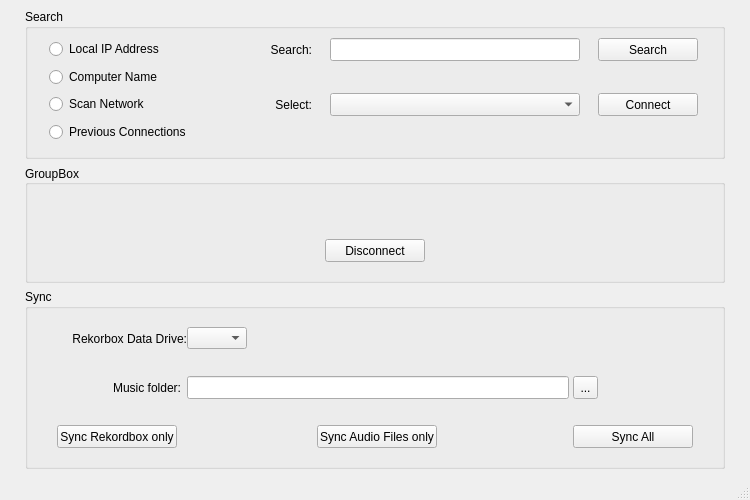
<?xml version="1.0" encoding="UTF-8"?>
<ui version="4.0">
 <class>ReceiveWindow</class>
 <widget class="QMainWindow" name="ReceiveWindow">
  <property name="geometry">
   <rect>
    <x>0</x>
    <y>0</y>
    <width>750</width>
    <height>500</height>
   </rect>
  </property>
  <property name="minimumSize">
   <size>
    <width>750</width>
    <height>500</height>
   </size>
  </property>
  <property name="maximumSize">
   <size>
    <width>750</width>
    <height>500</height>
   </size>
  </property>
  <property name="windowTitle">
   <string>MainWindow</string>
  </property>
  <widget class="QWidget" name="centralwidget">
   <layout class="QGridLayout" name="gridLayout_4">
    <item row="0" column="0">
     <widget class="QGroupBox" name="searchGroupBox">
      <property name="minimumSize">
       <size>
        <width>700</width>
        <height>150</height>
       </size>
      </property>
      <property name="maximumSize">
       <size>
        <width>700</width>
        <height>150</height>
       </size>
      </property>
      <property name="title">
       <string>Search</string>
      </property>
      <layout class="QGridLayout" name="gridLayout">
       <item row="4" column="0">
        <spacer name="verticalSpacer_9">
         <property name="orientation">
          <enum>Qt::Vertical</enum>
         </property>
         <property name="sizeHint" stdset="0">
          <size>
           <width>20</width>
           <height>40</height>
          </size>
         </property>
        </spacer>
       </item>
       <item row="0" column="2">
        <widget class="QLineEdit" name="searchInput">
         <property name="minimumSize">
          <size>
           <width>250</width>
           <height>23</height>
          </size>
         </property>
         <property name="maximumSize">
          <size>
           <width>250</width>
           <height>23</height>
          </size>
         </property>
        </widget>
       </item>
       <item row="0" column="0">
        <widget class="QRadioButton" name="ipRadio">
         <property name="minimumSize">
          <size>
           <width>145</width>
           <height>20</height>
          </size>
         </property>
         <property name="maximumSize">
          <size>
           <width>145</width>
           <height>20</height>
          </size>
         </property>
         <property name="text">
          <string>Local IP Address</string>
         </property>
        </widget>
       </item>
       <item row="0" column="3">
        <widget class="QPushButton" name="searchBtn">
         <property name="minimumSize">
          <size>
           <width>100</width>
           <height>23</height>
          </size>
         </property>
         <property name="maximumSize">
          <size>
           <width>100</width>
           <height>23</height>
          </size>
         </property>
         <property name="text">
          <string>Search</string>
         </property>
        </widget>
       </item>
       <item row="2" column="0">
        <widget class="QRadioButton" name="networkRadio">
         <property name="minimumSize">
          <size>
           <width>145</width>
           <height>20</height>
          </size>
         </property>
         <property name="maximumSize">
          <size>
           <width>145</width>
           <height>20</height>
          </size>
         </property>
         <property name="text">
          <string>Scan Network</string>
         </property>
        </widget>
       </item>
       <item row="1" column="0">
        <widget class="QRadioButton" name="nameRadio">
         <property name="minimumSize">
          <size>
           <width>145</width>
           <height>20</height>
          </size>
         </property>
         <property name="maximumSize">
          <size>
           <width>145</width>
           <height>20</height>
          </size>
         </property>
         <property name="text">
          <string>Computer Name</string>
         </property>
        </widget>
       </item>
       <item row="2" column="2">
        <widget class="QComboBox" name="optionsCombo">
         <property name="minimumSize">
          <size>
           <width>250</width>
           <height>23</height>
          </size>
         </property>
         <property name="maximumSize">
          <size>
           <width>250</width>
           <height>23</height>
          </size>
         </property>
        </widget>
       </item>
       <item row="2" column="3">
        <widget class="QPushButton" name="connectBtn">
         <property name="minimumSize">
          <size>
           <width>100</width>
           <height>23</height>
          </size>
         </property>
         <property name="maximumSize">
          <size>
           <width>100</width>
           <height>23</height>
          </size>
         </property>
         <property name="text">
          <string>Connect</string>
         </property>
        </widget>
       </item>
       <item row="3" column="0">
        <widget class="QRadioButton" name="previousRadio">
         <property name="minimumSize">
          <size>
           <width>145</width>
           <height>20</height>
          </size>
         </property>
         <property name="maximumSize">
          <size>
           <width>145</width>
           <height>20</height>
          </size>
         </property>
         <property name="text">
          <string>Previous Connections</string>
         </property>
        </widget>
       </item>
       <item row="1" column="3">
        <spacer name="verticalSpacer_5">
         <property name="orientation">
          <enum>Qt::Vertical</enum>
         </property>
         <property name="sizeHint" stdset="0">
          <size>
           <width>20</width>
           <height>40</height>
          </size>
         </property>
        </spacer>
       </item>
       <item row="1" column="2">
        <spacer name="verticalSpacer_2">
         <property name="orientation">
          <enum>Qt::Vertical</enum>
         </property>
         <property name="sizeHint" stdset="0">
          <size>
           <width>20</width>
           <height>40</height>
          </size>
         </property>
        </spacer>
       </item>
       <item row="3" column="2">
        <spacer name="verticalSpacer_3">
         <property name="orientation">
          <enum>Qt::Vertical</enum>
         </property>
         <property name="sizeHint" stdset="0">
          <size>
           <width>20</width>
           <height>40</height>
          </size>
         </property>
        </spacer>
       </item>
       <item row="3" column="3">
        <spacer name="verticalSpacer_6">
         <property name="orientation">
          <enum>Qt::Vertical</enum>
         </property>
         <property name="sizeHint" stdset="0">
          <size>
           <width>20</width>
           <height>40</height>
          </size>
         </property>
        </spacer>
       </item>
       <item row="0" column="1">
        <widget class="QLabel" name="searchLbl">
         <property name="minimumSize">
          <size>
           <width>100</width>
           <height>23</height>
          </size>
         </property>
         <property name="maximumSize">
          <size>
           <width>100</width>
           <height>23</height>
          </size>
         </property>
         <property name="text">
          <string>Search:</string>
         </property>
         <property name="alignment">
          <set>Qt::AlignRight|Qt::AlignTrailing|Qt::AlignVCenter</set>
         </property>
        </widget>
       </item>
       <item row="2" column="1">
        <widget class="QLabel" name="selectLbl">
         <property name="text">
          <string>Select:</string>
         </property>
         <property name="alignment">
          <set>Qt::AlignRight|Qt::AlignTrailing|Qt::AlignVCenter</set>
         </property>
        </widget>
       </item>
      </layout>
     </widget>
    </item>
    <item row="1" column="0">
     <widget class="QGroupBox" name="connectionGroupBox">
      <property name="minimumSize">
       <size>
        <width>700</width>
        <height>0</height>
       </size>
      </property>
      <property name="maximumSize">
       <size>
        <width>700</width>
        <height>16777215</height>
       </size>
      </property>
      <property name="title">
       <string>GroupBox</string>
      </property>
      <property name="alignment">
       <set>Qt::AlignLeading|Qt::AlignLeft|Qt::AlignVCenter</set>
      </property>
      <layout class="QGridLayout" name="gridLayout_2">
       <item row="0" column="0" colspan="3">
        <widget class="QLabel" name="connectionLbl">
         <property name="minimumSize">
          <size>
           <width>650</width>
           <height>23</height>
          </size>
         </property>
         <property name="maximumSize">
          <size>
           <width>650</width>
           <height>23</height>
          </size>
         </property>
         <property name="text">
          <string/>
         </property>
        </widget>
       </item>
       <item row="1" column="0">
        <spacer name="horizontalSpacer">
         <property name="orientation">
          <enum>Qt::Horizontal</enum>
         </property>
         <property name="sizeHint" stdset="0">
          <size>
           <width>281</width>
           <height>20</height>
          </size>
         </property>
        </spacer>
       </item>
       <item row="1" column="1">
        <widget class="QPushButton" name="disconnectBtn">
         <property name="minimumSize">
          <size>
           <width>100</width>
           <height>23</height>
          </size>
         </property>
         <property name="maximumSize">
          <size>
           <width>100</width>
           <height>23</height>
          </size>
         </property>
         <property name="text">
          <string>Disconnect</string>
         </property>
        </widget>
       </item>
       <item row="1" column="2">
        <spacer name="horizontalSpacer_2">
         <property name="orientation">
          <enum>Qt::Horizontal</enum>
         </property>
         <property name="sizeHint" stdset="0">
          <size>
           <width>281</width>
           <height>20</height>
          </size>
         </property>
        </spacer>
       </item>
      </layout>
     </widget>
    </item>
    <item row="2" column="0">
     <widget class="QGroupBox" name="syncGroupBox">
      <property name="minimumSize">
       <size>
        <width>700</width>
        <height>180</height>
       </size>
      </property>
      <property name="maximumSize">
       <size>
        <width>700</width>
        <height>180</height>
       </size>
      </property>
      <property name="title">
       <string>Sync</string>
      </property>
      <layout class="QGridLayout" name="gridLayout_3">
       <item row="5" column="6">
        <spacer name="verticalSpacer_7">
         <property name="orientation">
          <enum>Qt::Vertical</enum>
         </property>
         <property name="sizeHint" stdset="0">
          <size>
           <width>20</width>
           <height>40</height>
          </size>
         </property>
        </spacer>
       </item>
       <item row="3" column="1">
        <widget class="QLabel" name="folderLbl">
         <property name="text">
          <string>Music folder:</string>
         </property>
         <property name="alignment">
          <set>Qt::AlignRight|Qt::AlignTrailing|Qt::AlignVCenter</set>
         </property>
        </widget>
       </item>
       <item row="5" column="2">
        <spacer name="horizontalSpacer_3">
         <property name="orientation">
          <enum>Qt::Horizontal</enum>
         </property>
         <property name="sizeHint" stdset="0">
          <size>
           <width>118</width>
           <height>15</height>
          </size>
         </property>
        </spacer>
       </item>
       <item row="1" column="2">
        <widget class="QComboBox" name="drivesComboBox">
         <property name="maximumSize">
          <size>
           <width>60</width>
           <height>16777215</height>
          </size>
         </property>
        </widget>
       </item>
       <item row="5" column="1">
        <widget class="QPushButton" name="rbBtn">
         <property name="minimumSize">
          <size>
           <width>120</width>
           <height>23</height>
          </size>
         </property>
         <property name="maximumSize">
          <size>
           <width>120</width>
           <height>23</height>
          </size>
         </property>
         <property name="text">
          <string>Sync Rekordbox only</string>
         </property>
        </widget>
       </item>
       <item row="6" column="2">
        <spacer name="verticalSpacer_4">
         <property name="orientation">
          <enum>Qt::Vertical</enum>
         </property>
         <property name="sizeHint" stdset="0">
          <size>
           <width>20</width>
           <height>40</height>
          </size>
         </property>
        </spacer>
       </item>
       <item row="3" column="2" colspan="3">
        <widget class="QLineEdit" name="folderInput">
         <property name="minimumSize">
          <size>
           <width>382</width>
           <height>23</height>
          </size>
         </property>
         <property name="maximumSize">
          <size>
           <width>382</width>
           <height>23</height>
          </size>
         </property>
        </widget>
       </item>
       <item row="5" column="3">
        <widget class="QPushButton" name="audioBtn">
         <property name="minimumSize">
          <size>
           <width>120</width>
           <height>23</height>
          </size>
         </property>
         <property name="maximumSize">
          <size>
           <width>120</width>
           <height>23</height>
          </size>
         </property>
         <property name="text">
          <string>Sync Audio Files only</string>
         </property>
        </widget>
       </item>
       <item row="4" column="1">
        <spacer name="horizontalSpacer_6">
         <property name="orientation">
          <enum>Qt::Horizontal</enum>
         </property>
         <property name="sizeHint" stdset="0">
          <size>
           <width>40</width>
           <height>20</height>
          </size>
         </property>
        </spacer>
       </item>
       <item row="1" column="1">
        <widget class="QLabel" name="drivesLbl">
         <property name="minimumSize">
          <size>
           <width>130</width>
           <height>23</height>
          </size>
         </property>
         <property name="maximumSize">
          <size>
           <width>130</width>
           <height>23</height>
          </size>
         </property>
         <property name="text">
          <string>Rekorbox Data Drive:</string>
         </property>
         <property name="alignment">
          <set>Qt::AlignRight|Qt::AlignTrailing|Qt::AlignVCenter</set>
         </property>
        </widget>
       </item>
       <item row="5" column="5">
        <widget class="QPushButton" name="allBtn">
         <property name="minimumSize">
          <size>
           <width>120</width>
           <height>23</height>
          </size>
         </property>
         <property name="maximumSize">
          <size>
           <width>120</width>
           <height>23</height>
          </size>
         </property>
         <property name="text">
          <string>Sync All</string>
         </property>
        </widget>
       </item>
       <item row="2" column="1">
        <spacer name="horizontalSpacer_5">
         <property name="orientation">
          <enum>Qt::Horizontal</enum>
         </property>
         <property name="sizeHint" stdset="0">
          <size>
           <width>40</width>
           <height>20</height>
          </size>
         </property>
        </spacer>
       </item>
       <item row="5" column="4">
        <spacer name="horizontalSpacer_4">
         <property name="orientation">
          <enum>Qt::Horizontal</enum>
         </property>
         <property name="sizeHint" stdset="0">
          <size>
           <width>118</width>
           <height>15</height>
          </size>
         </property>
        </spacer>
       </item>
       <item row="0" column="1">
        <spacer name="verticalSpacer">
         <property name="orientation">
          <enum>Qt::Vertical</enum>
         </property>
         <property name="sizeHint" stdset="0">
          <size>
           <width>20</width>
           <height>40</height>
          </size>
         </property>
        </spacer>
       </item>
       <item row="5" column="0">
        <spacer name="verticalSpacer_8">
         <property name="orientation">
          <enum>Qt::Vertical</enum>
         </property>
         <property name="sizeHint" stdset="0">
          <size>
           <width>20</width>
           <height>40</height>
          </size>
         </property>
        </spacer>
       </item>
       <item row="3" column="5">
        <widget class="QToolButton" name="musicFolderBtn">
         <property name="minimumSize">
          <size>
           <width>25</width>
           <height>23</height>
          </size>
         </property>
         <property name="maximumSize">
          <size>
           <width>25</width>
           <height>23</height>
          </size>
         </property>
         <property name="text">
          <string>...</string>
         </property>
        </widget>
       </item>
      </layout>
     </widget>
    </item>
   </layout>
  </widget>
  <widget class="QMenuBar" name="menubar">
   <property name="geometry">
    <rect>
     <x>0</x>
     <y>0</y>
     <width>750</width>
     <height>21</height>
    </rect>
   </property>
  </widget>
  <widget class="QStatusBar" name="statusbar"/>
 </widget>
 <resources/>
 <connections/>
</ui>
